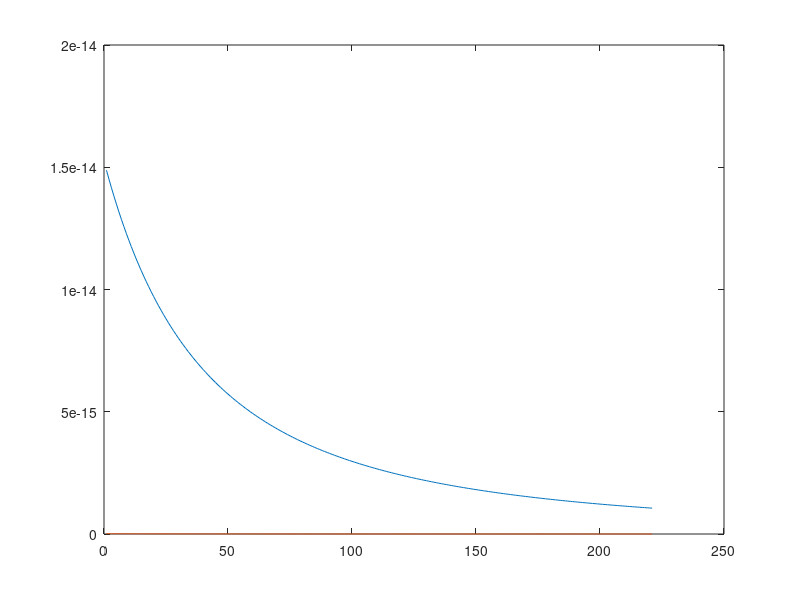

Source code (MATLAB): (Note: this script raises an error after producing the figure.)
%%
working_directory = '/home/mugundhan/iitk/Work/RadioCR_ARG/radio_cr';
cd(working_directory)

%% Define frequency axis
Freq = 80:1:300; % MHz
k = 1.38e-23; % Boltzmann's constant
%% Estimate the voltage required at the ADC input
Vfs = 0.5; % full scale voltage
vrms = Vfs/sqrt(2); 
Zin_adc = 50;
Prms = vrms * vrms / Zin_adc;
PdBm = 10*log10(Prms*1000); % rms value of a full-scale sine wave is 0 dBFS

%% However, typical strength of CR pulse ~ 1 uV/m/MHz
% We can find the magnetic field strength from this as 
E_per_MHz = 1e-6; % V/m/MHz
Z0 = 377; % ohms
% calculating the Poynting vector now for per MHz
S = E_per_MHz.^2/Z0; % Compute using the field value, is in the units of W/m^2 per MHz 
%S_int = S*(Freq(end) - Freq(1));
% Now, when incident on an LPDA with a gain of 7 dBi, Power at its
% terminals will be S*Aeff and Aeff = ((wavelength)^2/ (4*pi))*Gain
Aeff = ((300./Freq).^2 / (4*pi))*10^(7/10);
P_ant_out = S.*Aeff;
P_total = sum((S.*Aeff)*1)*1000; % in milli-watts
P_total_dBm = 10*log10(P_total)

%% Noise power at the terminals of the lna, due to the sky
I_g = 2.48*1e-20;
I_eg = 1.06*1e-20;
Inu = I_g*Freq.^(-0.52) + I_eg*Freq.^(-0.80); % Intensity in W/sq.m/Hz/sr

% The field of view of an LPDA is ~ 60 deg in E-plane, and another 60 deg
% in H Plane
FoV = pi*(60/2)*(60/2);
FoV_sr = FoV*(pi/180).^2;

% Beam integrated intensity
Inu_bi = Inu*FoV_sr; % W/sq.m/Hz

% This, for the collecting area of the LPDA will be Inu_bi * Ae
P_gal = (Inu_bi.*Aeff); % in Watts/Hz

% S_gal over a frequency channel
P_gal_ch_int = P_gal*1e6; 
%P_gal_ch_int_dBm = 10*log10(P_gal_ch_int*1000); % 1 MHz integrated power over the opn. freq. 
P_gal_band_int = sum(P_gal_ch_int);
P_gal_int_dBm = 10*log10(P_gal_band_int*1000); 

%%
plot(P_ant_out)
hold all
plot(P_gal_ch_int/1000)
yscale('log')

%% Find the s-parameter files
brf_s2p = sparameters('/home/mugundhan/iitk/Work/RadioCR_ARG/signal_chain_sparameters/JLCPCB_notch.s2p');
brf_minickts_s2p = sparameters('/home/mugundhan/iitk/Work/RadioCR_ARG/signal_chain_sparameters/BSF-C88108+/BSF-C88108+_plus25degC.S2P');
